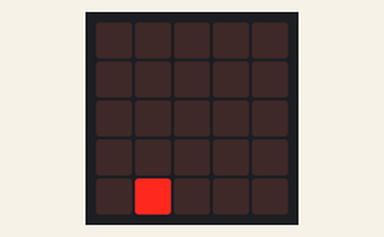
Bench run of a program on a simulated BBC micro:bit running MicroPython. Shown: the board's 5×5 LED display. Random numbers come from a fixed seed.

Above: at 0.1 s.
At 4.6 s:
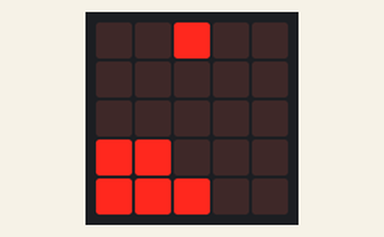
At 9.6 s:
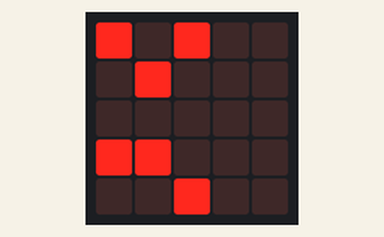
At 19.6 s:
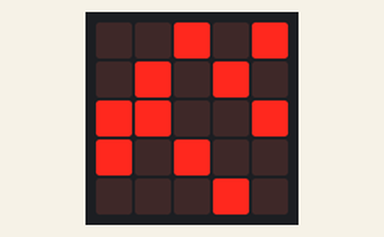
At 29.1 s:
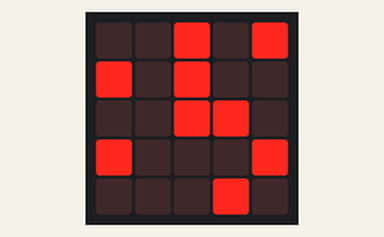
At 39.1 s:
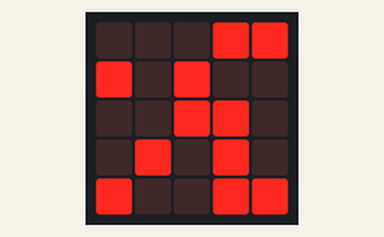

Measured:
- what the display in image 1 shows lasts 0.5 s, from 4.5 s to 5.0 s

The program:

langtons-ant.py
```python
from microbit import *
import random


def create_new_ant():
    return [
        random.randint(0, 4),
        random.randint(0, 4),
    ]  # start at a random place on the board


def pick_direction(compass_points):
    return random.choice(compass_points)


# lit pixel -> dark, dark pixel -> lit
def flip_pixel(pixel):
    intensity = display.get_pixel(pixel[0], pixel[1])

    if intensity == 0:
        intensity = 9
    else:
        intensity = 0

    display.set_pixel(pixel[0], pixel[1], intensity)


def turn_left(direction, compass_points):
    index = compass_points.index(direction)
    if index == 0:
        index = len(compass_points) - 1
    else:
        index -= 1
    return compass_points[index]


def turn_right(direction, compass_points):
    index = compass_points.index(direction)
    if index == (len(compass_points) - 1):
        index = 0
    else:
        index += 1
    return compass_points[index]


def move_forward(ant, heading):
    new_ant = [ant[0] + heading[0], ant[1] + heading[1]]
    return new_ant


def wrap_value_if_required(value):
    if value > 4:
        value = 0
    elif value < 0:
        value = 4
    return value


# Keep the ant on the board. If we go too far one direction,
# wrap the board around and start again on the opposite edge
def wrap_world_edges(ant):
    return [wrap_value_if_required(ant[0]), wrap_value_if_required(ant[1])]


ant = create_new_ant()

north = [1, 0]
east = [0, 1]
south = [-1, 0]
west = [0, -1]

compass_points = [north, east, south, west]
direction = pick_direction(compass_points)  # start off pointing in a random direction

while True:
    square = display.get_pixel(ant[0], ant[1])

    if square == 0:
        direction = turn_left(direction, compass_points)
    else:
        direction = turn_right(direction, compass_points)

    flip_pixel(ant)
    ant = move_forward(ant, direction)
    ant = wrap_world_edges(ant)
    sleep(500)
```
